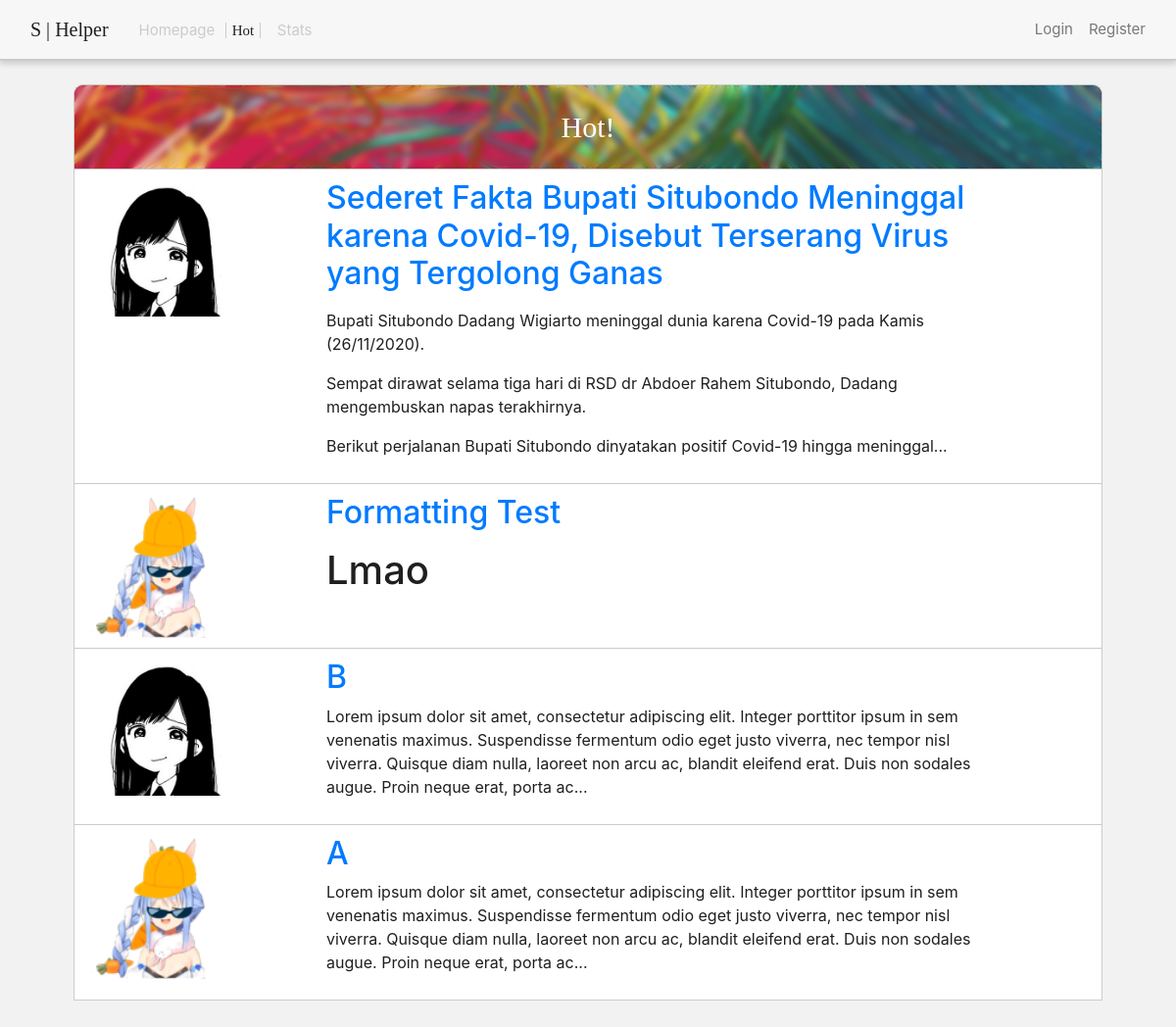
The page /hot on the database as committed earlier.
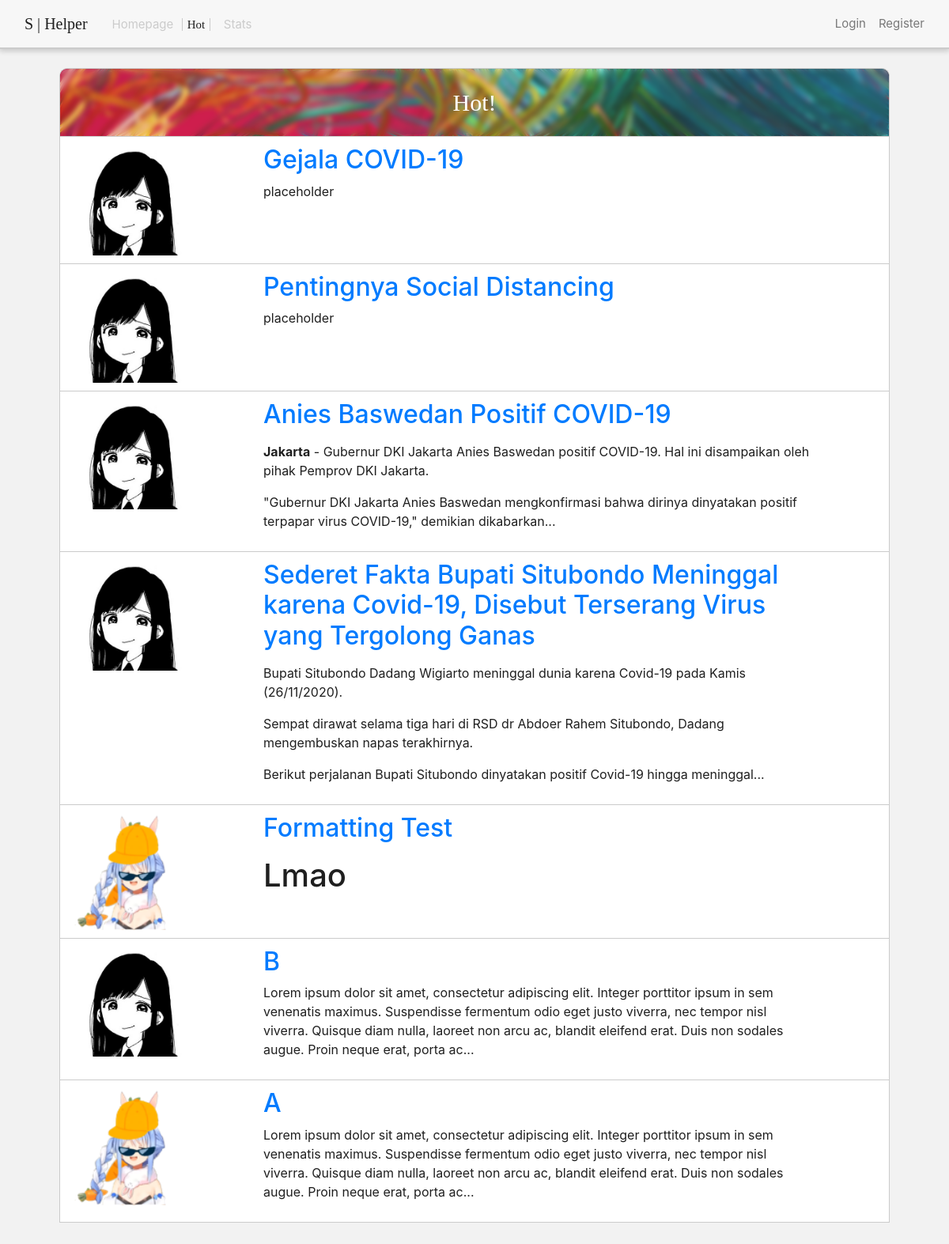
The same page on the database as committed later.
### hub/models.py (models this page shows, shortened)
class Post(db.Model):
    id = db.Column(db.Integer, primary_key=True)
    title = db.Column(db.String(100), nullable=False)
    date_posted = db.Column(db.DateTime, nullable=False, default=datetime.utcnow)
    content = db.Column(db.Text, nullable=False)
    user_id = db.Column(db.Integer, db.ForeignKey('user.id'), nullable=False)

class User(db.Model, UserMixin):
    id = db.Column(db.Integer, primary_key=True)
    username = db.Column(db.String(20), unique=True, nullable=False)
    email = db.Column(db.String(120), unique=True, nullable=False)
    image_file = db.Column(db.String(20), nullable=False, default='default.jpg')
    password = db.Column(db.String(60), nullable=False)
    posts = db.relationship('Post', backref='author', lazy=True)

### hub/routes.py (the view)
@app.route('/hot')
def hot():
    return render_template(
        'hot.html',
        posts = Post.query.order_by(Post.date_posted.desc()).all(),
        )

### hub/templates/hot.html
{% extends 'no_sidebar.index.html' %}
{% block navbar %}
	<div class="cpx-15 button_cont">
		<a class="button_txt right_mar sf_semibold_sel dehigh" href="{{ url_for('front') }}">Homepage</a>
		<a class="button_txt middle_mar dehigh sf_semibold_sel button_txt sf_semibold_sel right_mar sf_semibold black_1f" href="{{ url_for('hot') }}">Hot</a>
		<a class="button_txt dehigh sf_semibold_sel left_mar" href="{{ url_for('stats') }}">Stats</a>
	</div>
{% endblock %}
{% block body %}
<div class="pt7-sh">
	<div class="hot_bgbg">
		<div class="backgore3 imag_pudding2 text-center">
			<p class="sf_semibold font_30 mb-0px white_font">Hot!</p>
		</div>
	</div>
    {% for post in posts %}
        <article class="media posts_bg row">
          <div class="col-md-3">
          	<img class="article_image" src="{{ url_for('static', filename='profile_pics/' + post.author.image_file) }}">
          </div>
          <div class="col-md-9">
            <h2><a class="" href="{{ url_for('post', post_id=post.id) }}">{{ post.title }}</a></h2>
            <p class="">{{ post.content | truncate(300) | safe  }}</p>
           </div>
        </article>
    {% endfor %}
</div>
{% endblock %}

### hub/templates/no_sidebar.index.html (shortened to what this page needs)
<!DOCTYPE html>
<html>
<head>
	<link rel="stylesheet" type="text/css" href="{{ url_for('static',filename='css/bootstrap.css') }}">
  <link rel="stylesheet" type="text/css" href="{{ url_for('static',filename='css/bootstrap-grid.css') }}">
	<link rel="stylesheet" type="text/css" href="{{ url_for('static',filename='customCss/shelper.css') }}">
</head>
<body>
	<header class="site-header logo_col">
      <nav class="navbar navbar-expand-md navbar-dark fixed-top shadow_lol header_t position-fixed header_s">
        <div class="container-fluid">
          <a class="logo_sh cmr-15px" href="/">S | Helper</a>
          <div class="collapse navbar-collapse" id="navbarToggle">
            <div class="navbar-nav mr-auto">
              {% block navbar %}
              {% endblock %}
            </div>
              <div class="navbar-nav">
                {% if current_user.is_authenticated %}
                  <a class="button_txt mr-3" href="{{ url_for('new_post') }}">New Post</a>
                  <a class="button_txt mr-3" href="{{ url_for('account') }}">Account</a>
                  <a class="button_txt"  href="{{ url_for('logout') }}">Logout</a>
                {% else %}
                  <a class="button_txt mr-3" href="{{ url_for('login') }}">Login</a>
                  <a class="button_txt" href="{{ url_for('register') }}">Register</a>
                {% endif %}
              </div>
          </div>
        </div>
      </nav>
    </header>
	<main class="content_sh">
		{% block body %}
		{% endblock %}
	</main>
</body>
</html>

### hub/static/customCss/shelper.css (style rules this page uses)
body { font-family: "SF Pro Display"; background-color: #F2F2F2; color: #1F1F1F; }
.navbar { position: relative; display: -ms-flexbox; display: flex; -ms-flex-wrap: wrap; flex-wrap: wrap; -ms-flex-align: center; align-items: center; -ms-flex-pack: justify; justify-content: space-between; padding-top: 0.7rem; padding-bottom: 0.7rem; }
.header_t { background-color: rgba(249, 249, 249, 0.75); backdrop-filter: blur(9px); border-bottom: 2px solid #CBCBCB }
.shadow_lol { box-shadow: 0px 2px 6px 1px rgba(0, 0, 0, 0.16); }
.button_txt { font-size: 15px; text-decoration: none; color: #787878; }
.logo_sh { font-size: 20px; color: #1F1F1F; text-decoration: none; font-family: "SF Pro Display Semibold"; }
.cmr-15px { margin-right: 15px; }
.header_s { padding-top: 15px; padding-bottom: 15px; }
.button_cont { border: 1px solid rgba(203, 203, 203, 0); }
.cpx-15 { padding-right: 15px; padding-left: 15px; border-radius: 5px; }
.dehigh { color: #CBCBCB; }
.middle_mar { padding-right: 6px; padding-left: 6px; border-left: 1px solid #CBCBCB; border-right: 1px solid #CBCBCB; transition: 0.3s; }
.left_mar { margin-left: 6px; transition: 0.3s; }
.right_mar { margin-right: 6px; transition: 0.3s; }
.sf_semibold { color: #1F1F1F; text-decoration: none; font-family: "SF Pro Display Semibold"; }
.mb-0px { margin-bottom: 0px; }
.white_font { color: #FFFFFF; }
.pt7-sh { padding-top: 5.4rem; }
.posts_bg { background-color: white; border: 1px solid #CBCBCB; padding: 10px 80px 10px 0px; margin: 0px 0px -1px 0px; }
.font_30 { font-size: 30px; }
.imag_pudding2 { padding: 20px 50px 20px 50px; }
.backgore3 { background-color: rgba(200, 200, 200, 0.15); backdrop-filter: blur(3px); border-top-right-radius:10px; border-top-left-radius:10px; }
.content_sh { margin: 0px 75px 30px 75px; }
.article_image { width: 150px }
.hot_bgbg { background-image: url('/static/image/third.jpg'); border-top-right-radius:10px; border-top-left-radius:10px; background-size: 1300px 500px; background-repeat: no-repeat; background-position: center; border: 1px solid #CBCBCB; border-bottom: none; }

Rows that differ between the two databases and show on the page:
added Post: image_file (placeholder picture), title "Gejala COVID-19", content "placeholder"
added Post: image_file (placeholder picture), title "Pentingnya Social Distancing", content "placeholder"
added Post: image_file (placeholder picture), title "Anies Baswedan Positif COVID-19", content "Jakarta - Gubernur DKI Jakarta Anies Baswedan positif COVID-19. Hal ini disampaikan oleh pihak Pemprov DKI Jakarta. \"Gubernur DKI Jakarta Anies Baswedan mengkonfirmasi bahwa dirinya dinyatakan positif terpapar virus COVID-19,\" demikian dikabarkan..."
